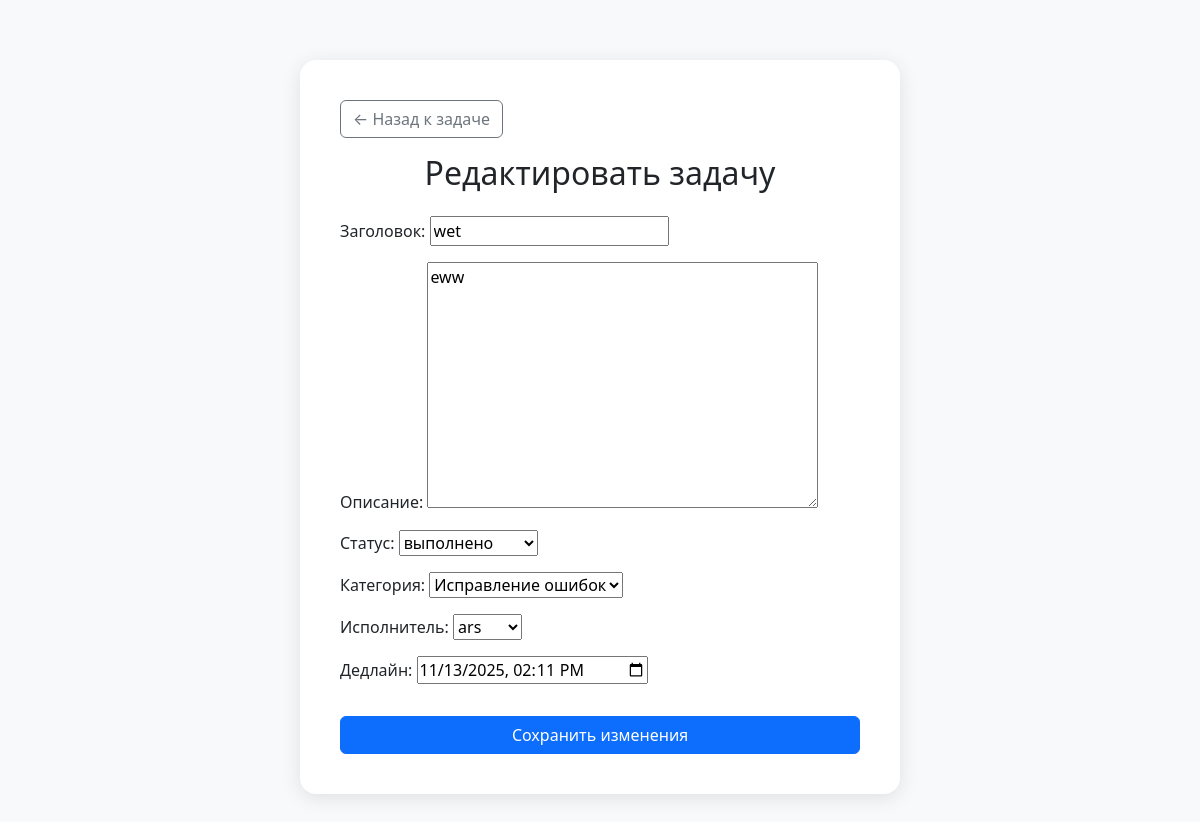
/tasks/15/update (signed in), run on the app's committed database.
### main/models.py (models this page shows, shortened)
class Task(models.Model):
    class Status(models.TextChoices):
        IN_PROGRESS = "in_progress", "в работе"
        DONE = "done", "выполнено"
        TO_DO = "to_do", "к выполнению"
    title = models.CharField(max_length=200, verbose_name="Заголовок")
    description = models.TextField(blank=True, verbose_name="Описание")
    created_at = models.DateTimeField(auto_now_add=True, verbose_name="Дата")
    deadline = models.DateTimeField(null=True, blank=True, verbose_name="Дедлайн")
    status = models.CharField(max_length=20, default=Status.TO_DO, choices=Status.choices, verbose_name="Статус")
    category = models.ForeignKey(Category, on_delete=models.CASCADE, related_name="tasks", verbose_name="Категория")
    user = models.ForeignKey(User, on_delete=models.SET_NULL, null=True, blank=True, related_name="tasks", verbose_name="Исполнитель")
    class Meta:
        verbose_name = "Задача"
        verbose_name_plural = "Задачи"
        ordering = ["-created_at"]

### main/views.py (the view, shortened to what this page needs)
# urls.py: path('tasks/<int:pk>/update', views.TaskUpdateView.as_view(), name = "task-update"),
class TaskUpdateView(LoginRequiredMixin, UpdateView):
    model = Task
    form_class = TaskForm
    template_name = 'main/task_update.html'
    context_object_name = "task"

### main/forms.py
class TaskForm(forms.ModelForm):
    class Meta:
        model = Task
        fields = ["title", "description", "status", "category", "user", "deadline"]
        widgets = {
            "deadline": forms.DateTimeInput(
                attrs={"type": "datetime-local"}
            ),
        }

### main/models.py (called while the page is built)
    def __str__(self) -> str:
        return self.name

### main/templates/main/task_update.html (shortened to what this page needs)
<!doctype html>
<html lang="ru">
<head>
  <link href="https://cdn.jsdelivr.net/npm/bootstrap@5.3.2/dist/css/bootstrap.min.css"
        rel="stylesheet">
</head>
<body>
<div class="update-container">
    <a href="{% url 'task-detail' task.id %}" class="btn btn-outline-secondary mb-3">
        ← Назад к задаче
    </a>
    <h2 class="text-center mb-4">Редактировать задачу</h2>
    <form method="post">
        {{ form.as_p }}
        <button type="submit" class="btn btn-primary w-100 mt-3">
            Сохранить изменения
        </button>
    </form>
</div>
</body>
</html>

### main/templates/main/task_update.html (style rules this page uses)
body { background-color: #f8f9fa; }
.update-container { max-width: 600px; margin: 60px auto; background: white; padding: 40px; border-radius: 16px; box-shadow: 0 4px 20px rgba(0,0,0,0.1); }

### data on the page
Task: title "wet", description "eww", status "выполнено", category "Исправление ошибок", user "ars", deadline "11/13/2025 14:11"
